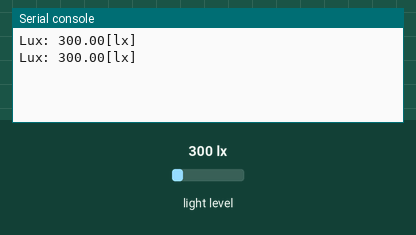
Bench run of a program on a simulated Raspberry Pi Pico running MicroPython. Parts: the last lines printed to the serial console. The inputs (shaded band) are chosen by the test bench; at power-on: light level 300 lx.

Above: at 1.4 s.
1.5 s: light level set to 40 lx
At 2.8 s:
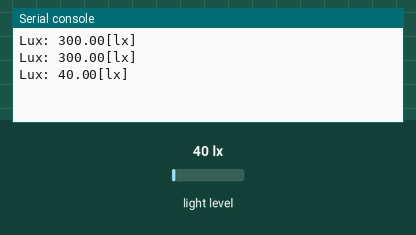
3.0 s: light level set to 500 lx
At 3.8 s:
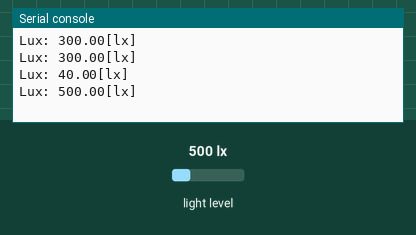
Timing chart, 0 to 6.0 s (numbered marks = the images above; inputs shaded):
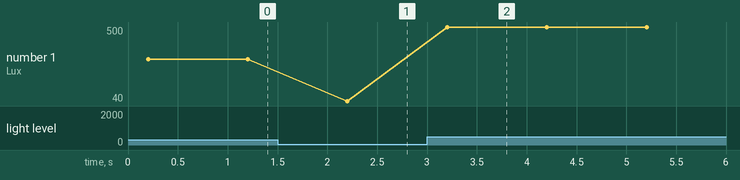

Measured:
- after the input at 1.5 s, the serial console: prints a new line after 0.70 s (image 1)
- after the input at 3.0 s, the serial console: prints a new line after 0.20 s (image 2)
- plotted number 1: 300 → 40 after the input at 1.5 s, 40 → 500 after the input at 3.0 s

The program:

read_lux_BH1750.py
```python
from machine import Pin, I2C
import time
from ria_bh1750 import BH1750

# Pico 2 W의 기본 I2C0 (SDA:GP0, SCL:GP1)
i2c = I2C(0, sda=Pin(0), scl=Pin(1), freq=400_000)
sensor = BH1750(i2c, addr=0x23)

while True:
    lux = sensor.read_lux()
    print(f"Lux: {lux:.2f}[lx]")
    time.sleep(1)
```

ria_bh1750.py
```python
# ria_bh1750.py
from machine import I2C
import time

class BH1750:
    # 명령어들
    _POWER_ON  = 0x01
    _RESET     = 0x07
    _CONT_HRES = 0x10  # Continuous High Resolution Mode (1 lx)

    def __init__(self, i2c: I2C, addr: int = 0x23):
        self.i2c = i2c
        self.addr = addr
        self._init_sensor()

    def _init_sensor(self):
        # Power On -> Reset -> Mode
        self.i2c.writeto(self.addr, bytes([self._POWER_ON]))
        time.sleep_ms(10)
        self.i2c.writeto(self.addr, bytes([self._RESET]))
        time.sleep_ms(10)
        self.i2c.writeto(self.addr, bytes([self._CONT_HRES]))
        time.sleep_ms(180)  # 첫 측정 대기

    def read_lux(self) -> float:
        """현재 조도(lux)를 읽어서 float로 반환"""
        data = self.i2c.readfrom(self.addr, 2)
        raw = (data[0] << 8) | data[1]
        return raw / 1.2
```
